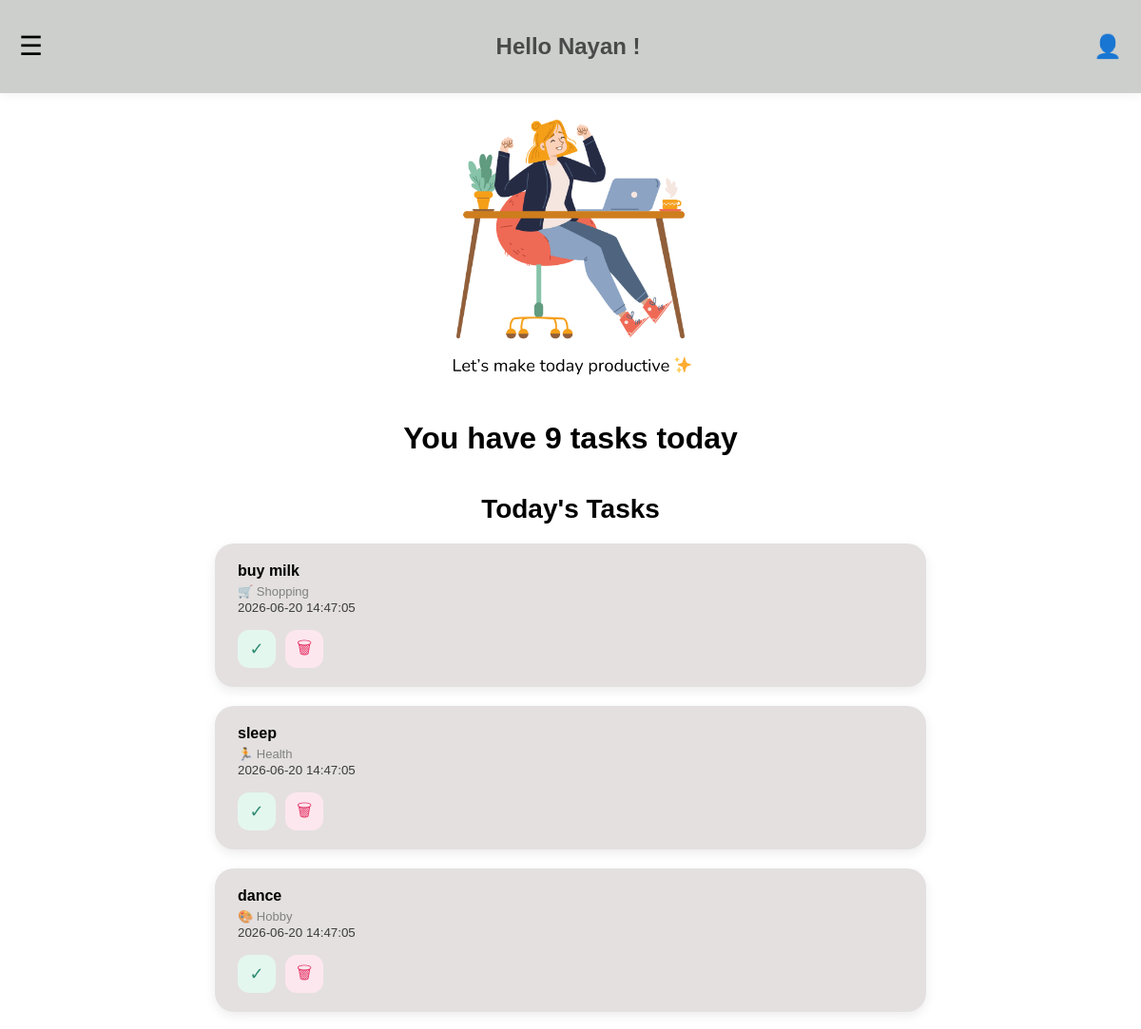
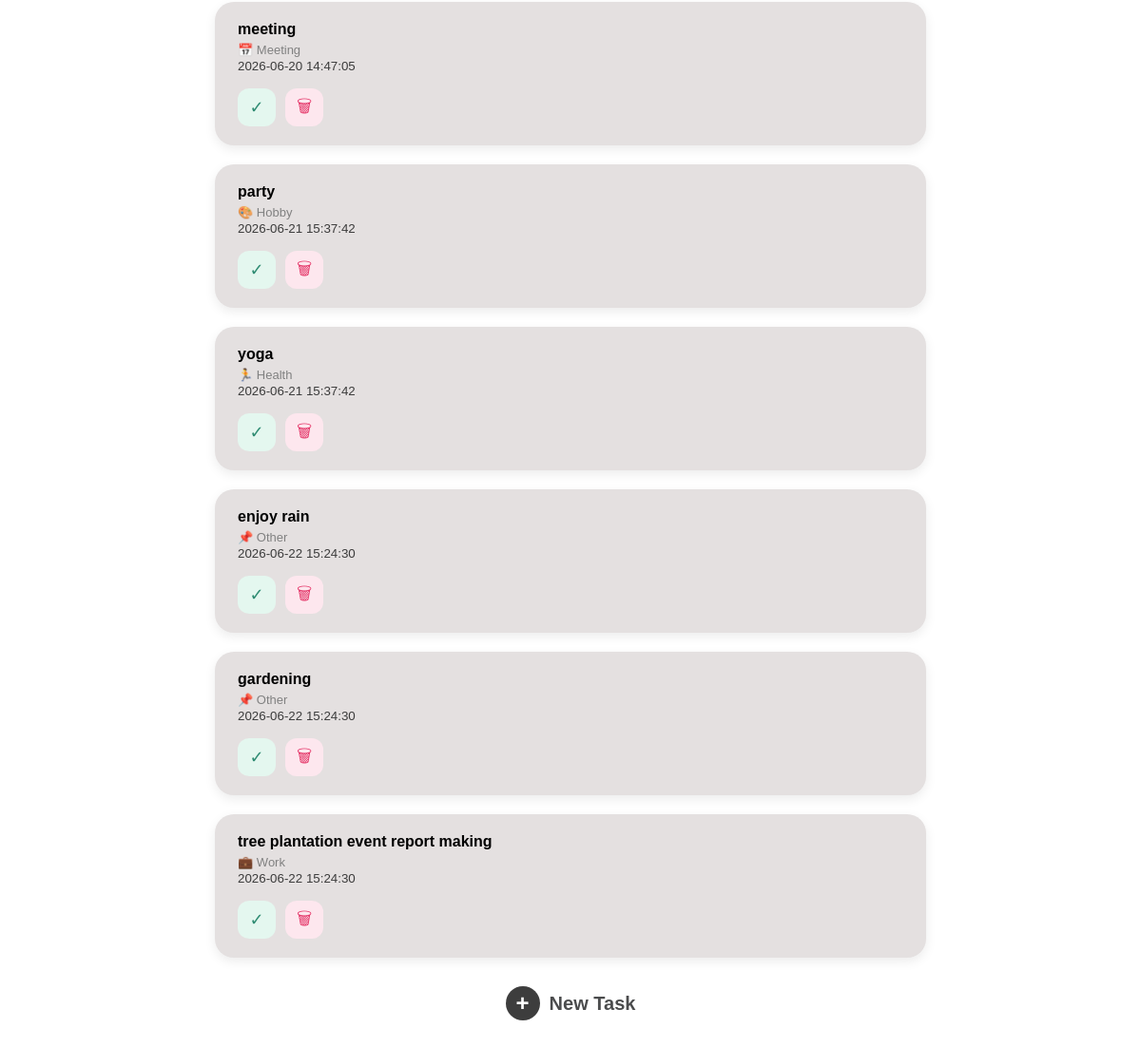
The page /home on the database its author committed (2 pictures, top to bottom).
### tables this page shows
CREATE TABLE tasks (
        id INTEGER PRIMARY KEY AUTOINCREMENT,
        name TEXT,
        category TEXT,
        status TEXT,
        date TEXT
    );

### app.py (the view)
@app.route("/home")
def home():
    conn = sqlite3.connect("tasks.db")
    cursor = conn.cursor()
    cursor.execute("SELECT * FROM tasks WHERE status='pending'")
    pending_rows = cursor.fetchall()
    conn.close()
    category_icons = {
        "Learning": "📚",
        "Work": "💼",
        "Health": "🏃",
        "Shopping": "🛒",
        "Personal": "🏠",
        "Hobby": "🎨",
        "Finance": "💰",
        "Meeting": "📅",
        "Design": "🖌️",
        "Special Event": "🎉",
        "Other": "📌"
    }
    pending_tasks = []
    for row in pending_rows:
        pending_tasks.append({
            "id": row[0],
            "name": row[1],
            "category": row[2],
            "status": row[3],
            "date": row[4],
            "icon": category_icons.get(row[2], "📌")
        })
    pending_count = len(pending_tasks)
    return render_template(
        "home.html",
        pending_tasks=pending_tasks,
        pending_count=pending_count
    )

### templates/home.html (shortened to what this page needs)
<!DOCTYPE html>
<html>
<head>
    <link rel="stylesheet" href="{{ url_for('static', filename='style.css') }}">
</head>
<body>
    <div class="topbar">
    <span class="menu-btn" onclick="openSidebar()">☰</span>
    <h2>Hello Nayan !</h2>
    <div class="profile">👤</div>
</div>
    <div class="hero-section">
        <img src="{{ url_for('static', filename='images/toDo_app_image.png') }}"
     alt="Motivation"
     class="hero-image">
         <h1 class="text-message">You have {{ pending_count }} task{% if pending_count != 1 %}s{% endif %} today</h1>
    </div>
<div class="today-tasks">
    <h3>Today's Tasks</h3>
   {% if pending_tasks %}
     {% for task in pending_tasks %}
        <div class="task-card">
           <div class="task-header">
              <div class="task-text">
               <h4>{{ task.name }}</h4>
               <p>{{ task.icon }} {{ task.category }}</p>
               <small>{{ task.date }}</small>
                    </div>
                  <div class="task-buttons">
                  <button class="done-btn" onclick="markDone('{{ task.id }}')"> ✓ </button>
                  <button class="delete-btn" onclick="deleteTask('{{ task.id }}')"> 🗑 </button>
                  </div>
                </div>
            </div>
        {% endfor %}
    {% else %}
        <p>No pending tasks.</p>
    {% endif %}
</div>
<div class="new-task-container">
    <a href="/add-task" class="new-task-btn">
        <span class="plus-icon">+</span>
        <span>New Task</span>
    </a>
</div>
</body>
</html>

### static/style.css (style rules this page uses)
body { background-color: #f3bce7; font-family: "Segoe UI", sans-serif; margin: 0; }
h2 { text-align: center; color: #4a4a4a; }
body { margin: 0; font-family: 'segoe UI',sans-serif; background:white; }
.menu-btn { font-size: 28px; cursor: pointer; user-select: none; }
.topbar { display: flex; justify-content: space-between; align-items: center; padding: 15px 20px; background-color:#cdcfcd; box-shadow: 0 2px 10px rgba(0, 0, 0, 0.05); }
.profile { font-size: 24px; }
.menu-btn { font-size: 28px; cursor: pointer; }
.today-tasks h3 { justify-content: center; display: flex; }
.task-card { background:rgb(228, 224, 224); max-width:700px; margin:20px auto; padding: 20px 24px; margin-bottom: 12px; border-radius: 20px; box-shadow: 0 4px 12px rgba(0,0,0,0.08); }
.task-text { flex:1; }
.task-text h4 { margin:0 0 8px 0; }
.task-text p { margin:5px 0; }
.task-text small { color:#3b3b3b; }
.task-card h4 { margin: 0; font-size: 16px; }
.task-card p { margin: 5px 0 0; font-size: 13px; color: gray; }
h3 { margin-top: 25px; }
.hero-section { position: relative; text-align: center; margin-top:20px; }
.hero-image { width:300px; max-width:90%; }
.task-buttons { display: flex; gap: 10px; margin-top:15px; }
.task-buttons button { width: 40px; height: 40px; border: none; border-radius: 12px; cursor: pointer; font-size: 18px; transition:0.2s; }
.done-btn { background: #E4F7EF; color: #2E8B72; border: none; padding: 6px 12px; border-radius: 8px; cursor: pointer; }
.delete-btn { background: #FDE7EE; color: #E5396B; border: none; padding: 6px 12px; border-radius: 8px; cursor: pointer; }
.today-tasks h3, .completed-tasks h3 { max-width: 700px; margin: 40px auto 15px auto; font-size: 28px; font-weight: 700; }
.new-task-container { max-width: 700px; margin: 30px auto; display: flex; justify-content: center; }
.new-task-btn { display: inline-flex; align-items: center; gap: 10px; text-decoration: none; color: #4b4c4d; font-size: 20px; font-weight: 600; }
.plus-icon { width: 36px; height: 36px; border-radius: 50%; background: #3d3d3d; color: white; display: flex; justify-content: center; align-items: center; font-size: 24px; }
body { margin: 0; background: white; font-family: Arial; }

### rows shown on the page
tasks: name "buy milk", icon "🛒", category "Shopping", date "2026-06-20 14:47:05"
tasks: name "sleep", icon "🏃", category "Health", date "2026-06-20 14:47:05"
tasks: name "dance", icon "🎨", category "Hobby", date "2026-06-20 14:47:05"
tasks: name "meeting", icon "📅", category "Meeting", date "2026-06-20 14:47:05"
tasks: name "party", icon "🎨", category "Hobby", date "2026-06-21 15:37:42"
tasks: name "yoga", icon "🏃", category "Health", date "2026-06-21 15:37:42"
tasks: name "enjoy rain", icon "📌", category "Other", date "2026-06-22 15:24:30"
tasks: name "gardening", icon "📌", category "Other", date "2026-06-22 15:24:30"
tasks: name "tree plantation event report making", icon "💼", category "Work", date "2026-06-22 15:24:30"

### other values the page prints
{{ pending_count }} "9"
